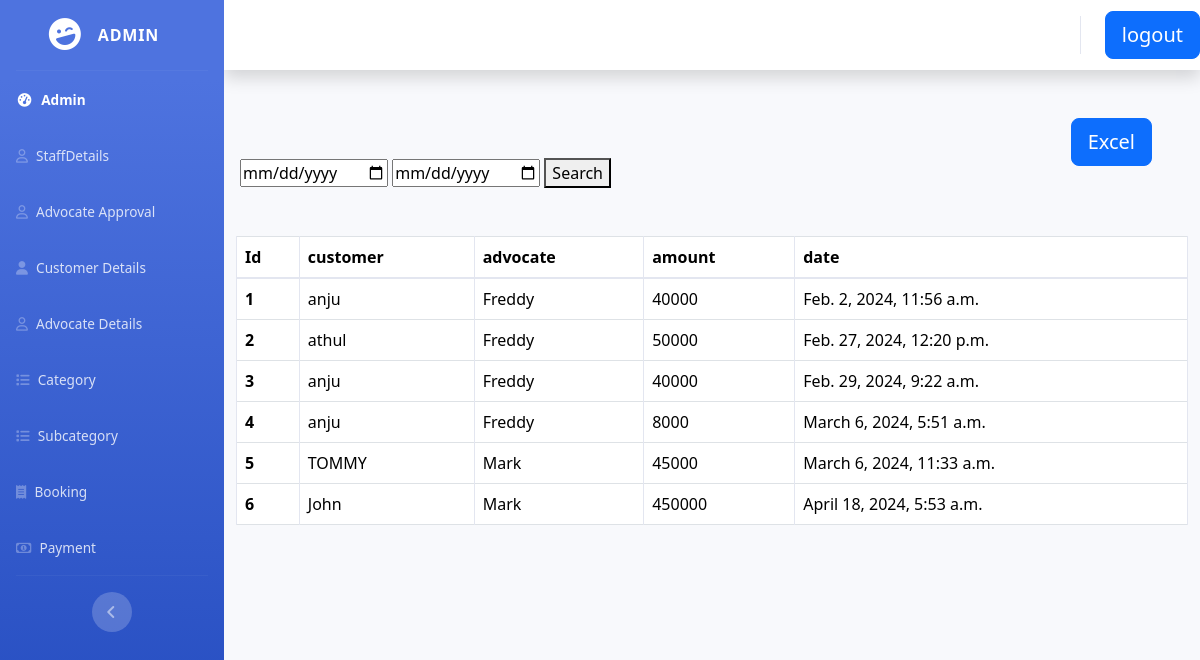
The page /dash/adpay (signed in) on the database its author committed.
### customer/models.py (models this page shows, shortened)
class DemoUser(AbstractUser):
    is_advocate = models.BooleanField(default=False)

class Payment_Confirmation(models.Model):
    book = models.ForeignKey(booking,on_delete=models.CASCADE)
    transaction = models.CharField(max_length=16)
    amount = models.PositiveIntegerField()
    date = models.DateTimeField(auto_now_add=True)

class booking(models.Model):
    customer=models.ForeignKey(Tbl_cust,on_delete=models.CASCADE,default="")
    adv = models.ForeignKey(Tbl_adv, on_delete=models.CASCADE)
    payment = models.PositiveIntegerField(null=True)
    status=models.CharField(max_length=30,choices=option,default='pending')
    date=models.DateField(auto_now_add=True,null=True)
    paid = models.CharField(max_length=20,choices=(('paid','paid'),('rejected','rejected'),('not-paid','not-paid')),default='not-paid')

class Tbl_cust(models.Model):
    C_fname = models.CharField(max_length=20)
    C_lname = models.CharField(max_length=20)
    C_email = models.EmailField(default="")
    C_gen = models.CharField(max_length=10, default="")
    C_dob = models.DateField()
    C_ph = models.CharField(max_length=10)
    C_state = models.CharField(max_length=30, default="")
    C_city = models.CharField(max_length=10)
    C_dist = models.CharField(max_length=30)
    C_pin = models.CharField(max_length=10)
    C_status = models.BooleanField()
    C_pass = models.CharField(max_length=20)
    u = models.ForeignKey(settings.AUTH_USER_MODEL, on_delete=models.CASCADE)

### advocate/models.py (models this page shows, shortened)
class Tbl_adv(models.Model):
    Adv_fname = models.CharField(max_length=20)
    Adv_lname = models.CharField(max_length=20)
    Adv_email = models.EmailField(default="")
    Adv_gen = models.CharField(max_length=10, default="")
    Adv_dob = models.DateField()
    Adv_ph = models.CharField(max_length=10)
    Adv_state = models.CharField(max_length=30, default="")
    Adv_city = models.CharField(max_length=10)
    Adv_dist = models.CharField(max_length=30)
    Adv_pin = models.CharField(max_length=10)
    Adv_status = models.BooleanField()
    Adv_pass = models.CharField(max_length=20)
    Adv_image = models.ImageField(upload_to='Adv_images',null=True)
    Adv_experience = models.PositiveIntegerField(null=True)
    Adv_description = models.TextField(null=True)
    Adv_subcategory=models.ForeignKey(Sub_category, on_delete=models.CASCADE,default=1)
    Adv_category = models.ForeignKey(Tbl_cat, on_delete=models.CASCADE, default=1)
    Adv_approval=models.BooleanField(default=False)
    u = models.ForeignKey(settings.AUTH_USER_MODEL, on_delete=models.CASCADE,default=1)
    Adv_join_date=models.DateTimeField(auto_now_add=True,null=True)

### ad_detil/views.py (the view)
# urls.py: path('adpay', views.adpaytbl, name='adp'),
@login_required(login_url='login')
def adpaytbl(request):
    if request.method == 'POST':
        start_date = request.POST['sdate']
        end_date = request.POST['edate']
        pay = Payment_Confirmation.objects.filter(date__gte=start_date,date__lte=end_date)
    else:
        pay=Payment_Confirmation.objects.all()
    return render(request,'dash/adpay.html',{'pay':pay})

### templates/dash/adpay.html (shortened to what this page needs)
{% extends 'dash/base.html' %}
{% block content %}
<link href="https://cdn.jsdelivr.net/npm/bootstrap@5.3.2/dist/css/bootstrap.min.css" rel="stylesheet">
<div class="m-5">
  <a href="{% url 'dexbook' %}" ><button type="button" class="btn btn-primary btn-lg float-right ms-2 ">Excel</button></a>
</div>
    <br>
    <form class="m-3" method="post" action="">
    <input type="date" id="sdate" name="sdate" required placeholder="Start Date">
    <input type="date" id="edate" name="edate" required placeholder="End Date">
    <button type="submit">Search</button>
    </form>
<div class="container">
  <div class="row">
    <div class="col-12">
      <table class="table table-bordered">
        <thead>
          <tr>
            <th scope="col">Id</th>
            <th scope="col">customer</th>
            <th scope="col">advocate</th>
            <th scope="col">amount</th>
            <th scope="col">date</th>
          </tr>
        </thead>
        <tbody>
        {% for i in pay %}
          <tr>
            <th scope="row">{{forloop.counter}}</th>
            <td>{{i.book.customer.C_fname}}</td>
            <td>{{i.book.adv.Adv_fname}}</td>
            <td>{{i.amount}}</td>
            <td>{{i.date}}</td>
          </tr>
       {% endfor %}
        </tbody>
      </table>
    </div>
  </div>
</div>
{% endblock %}

### templates/dash/base.html (shortened to what this page needs)
{% load static %}
<!DOCTYPE html>
<html lang="en">
<head>
        <link href="{% static 'vendor/fontawesome-free/css/all.min.css'%}" rel="stylesheet" type="text/css">
    <link href="{% static 'css/sb-admin-2.min.css'%}" rel="stylesheet">
</head>
<body>
    <div id="wrapper">
        <ul class="navbar-nav bg-gradient-primary sidebar sidebar-dark accordion" id="accordionSidebar">
            <a class="sidebar-brand d-flex align-items-center justify-content-center" href="{% url 'dash' %}">
                <div class="sidebar-brand-icon rotate-n-15">
                    <i class="fas fa-laugh-wink"></i>
                </div>
                {% if request.user.is_superuser %}
                <div class="sidebar-brand-text mx-3">Admin</div>
                {% elif request.user.is_staff %}
                <div class="sidebar-brand-text mx-3">Staff</div>
                {% elif request.user.is_advocate %}
                <div class="sidebar-brand-text mx-3">Advocate</div>
                {% endif %}
            </a>
            <hr class="sidebar-divider my-0">
            <li class="nav-item active">
                <a class="nav-link" href="#">
                    <i class="fas fa-fw fa-tachometer-alt"></i>
                    <span>{{ user.first_name }}</span></a>
            </li>
        {% if request.user.is_authenticated %}
            {% if request.user.is_superuser %}
            <li class="nav-item">
                <a class="nav-link collapsed" href="{% url 'stafftbl' %}"  data-target="#collapseTwo"
                    aria-expanded="true" aria-controls="collapseTwo">
                      <i class="fa-regular fa-user"></i>
                    <span>StaffDetails</span>
                </a>
            </li>
            <li class="nav-item">
                <a class="nav-link collapsed" href="{% url 'adview' %}"  data-target="#collapseTwo"
                    aria-expanded="true" aria-controls="collapseTwo">
                      <i class="fa-regular fa-user"></i>
                    <span>Advocate Approval</span>
                </a>
            </li>
              <li class="nav-item">
                <a class="nav-link collapsed" href="{% url 'custtbl' %}"  data-target="#collapseTwo"
                    aria-expanded="true" aria-controls="collapseTwo">
                    <i class="fa-solid fa-user"></i>
                    <span>Customer Details</span>
                </a>
            </li>
                <li class="nav-item">
                <a class="nav-link collapsed" href="{% url 'advtbl' %}"  data-target="#collapseTwo"
                    aria-expanded="true" aria-controls="collapseTwo">
                   <i class="fa-regular fa-user"></i>
                    <span>Advocate Details</span>
                </a>
            </li>
            <li class="nav-item">
                <a class="nav-link collapsed" href="{% url 'catetbl' %}"  data-target="#collapseTwo"
                    aria-expanded="true" aria-controls="collapseTwo">
                    <i class="fa-solid fa-list"></i>
                    <span>Category</span>
                </a>
            </li>
             <li class="nav-item">
                <a class="nav-link collapsed" href="{% url 'subtbl' %}"  data-target="#collapseTwo"
                    aria-expanded="true" aria-controls="collapseTwo">
                        <i class="fa-solid fa-list"></i>
                    <span>Subcategory</span>
                </a>
            </li>
              <li class="nav-item">
                <a class="nav-link collapsed" href="{% url 'adb' %}"  data-target="#collapseTwo"
                    aria-expanded="true" aria-controls="collapseTwo">
                    <i class="fa-solid fa-receipt"></i>
                    <span>Booking</span>
                </a>
            </li>
              <li class="nav-item">
                <a class="nav-link collapsed" href="{% url 'adp' %}"  data-target="#collapseTwo"
                    aria-expanded="true" aria-controls="collapseTwo">
                    <i class="fa-regular fa-money-bill-1"></i>
                    <span>Payment</span>
                </a>
            </li>
            {% endif %}
             {% endif %}
            <hr class="sidebar-divider d-none d-md-block">
            <div class="text-center d-none d-md-inline">
                <button class="rounded-circle border-0" id="sidebarToggle"></button>
            </div>
        </ul>
        <div id="content-wrapper" class="d-flex flex-column">
            <div id="content">
                <nav class="navbar navbar-expand navbar-light bg-white topbar mb-4 static-top shadow">
                    <ul class="navbar-nav ml-auto">
                        <li class="nav-item dropdown no-arrow">
                            <a href="{% url 'logout' %}"class="btn btn-primary btn-lg float-right ms-2 ">logout</></a>
                        </li>
                    </ul>
                </nav>
                {% block content %}
                {% endblock %}
</body>
</html>

### templates/dash/adpay.html (style rules this page uses)
.container { padding: 2rem 0rem; }

### rows shown on the page
DemoUser: first_name "Admin"
Payment_Confirmation: book.customer.C_fname "anju", book.adv.Adv_fname "Freddy", amount "40000", date "Feb. 2, 2024, 11:56 a.m."
Payment_Confirmation: book.customer.C_fname "athul", book.adv.Adv_fname "Freddy", amount "50000", date "Feb. 27, 2024, 12:20 p.m."
Payment_Confirmation: book.customer.C_fname "anju", book.adv.Adv_fname "Freddy", amount "40000", date "Feb. 29, 2024, 9:22 a.m."
Payment_Confirmation: book.customer.C_fname "anju", book.adv.Adv_fname "Freddy", amount "8000", date "March 6, 2024, 5:51 a.m."
Payment_Confirmation: book.customer.C_fname "TOMMY", book.adv.Adv_fname "Mark", amount "45000", date "March 6, 2024, 11:33 a.m."
Payment_Confirmation: book.customer.C_fname "John", book.adv.Adv_fname "Mark", amount "450000", date "April 18, 2024, 5:53 a.m."
